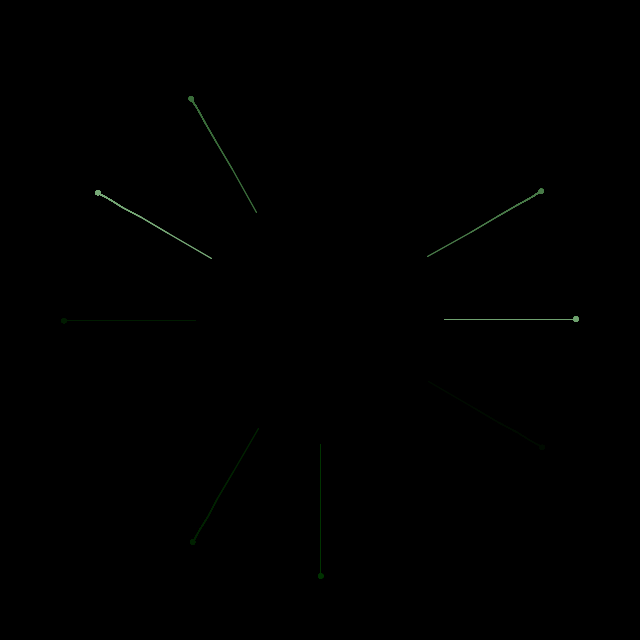
Frame 1 (no input)
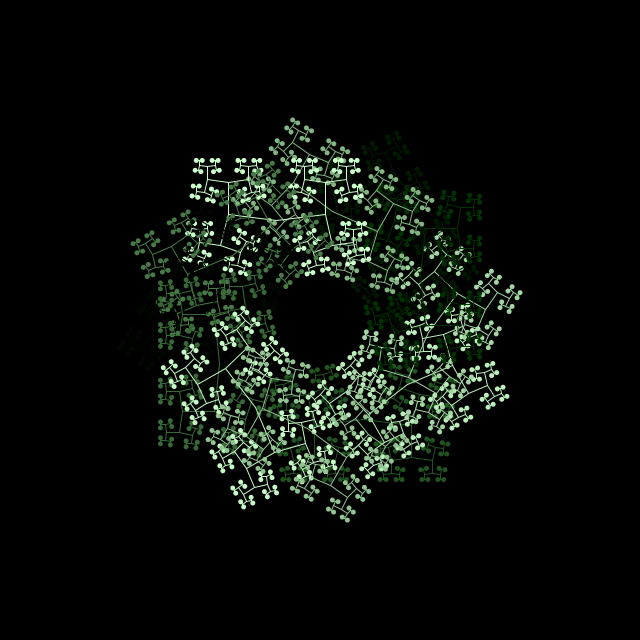
Frame 60 (the mouse pressed at the canvas centre just before this capture)
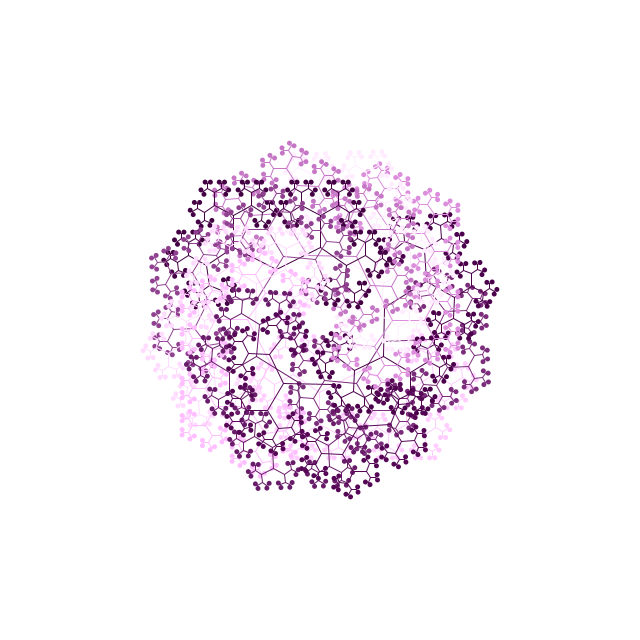
Frame 120 (the mouse held since frame 60 and released just before this capture)

The Processing sketch that drew these frames (run headless with seeded random() and noise(); from frame 60 on, the mouse is pressed at the canvas centre):

// Processing sketch: processing_157287
// ── processing_157287.pde

float num, pathR, pathG, pathB;
int backgroundColor = 0;
boolean doOnce = true;

void setup() {
  size(640, 640);
}

void draw() {
  background(backgroundColor);
  translate(width/2, height/2);
  for (int i = 0; i < 360; i+=30) {
    float x = sin(radians(i+frameCount)) * 50;
    float y = cos(radians(i+frameCount)) * 50;
    pushMatrix();
    translate(x, y);
    rotate(radians(-i));
    branch(75, i);
    popMatrix();
  }
  num+=0.02;
}


void branch(int l, int i) {
  float theta = sin(num)*90;

  line(0, 0, 0, l);
  translate(0, l);

  l *= 0.66;

  pathR = (((float)255/width)*mouseX+theta)+125*sin(i+num*3);
  pathG = (50+theta)+125*sin(i+num*3);
  pathB = (((float)255/height)*mouseY+theta)+125*sin(i+num*3);

  if (l > 2) {
    stroke(pathR, pathG, pathB);
    pushMatrix();
    rotate(radians(theta));
    branch(l, i);
    popMatrix(); 

    stroke(pathR, pathG, pathB);
    pushMatrix();
    rotate(-radians(theta));
    branch(l, i);
    popMatrix();
  } else {
    noStroke();
    fill(pathR, pathG, pathB);
    ellipse(0, 0, 5, 5);
  }
}

void mousePressed() {
  if (doOnce && backgroundColor == 255) {
    backgroundColor = 0;
    doOnce = false;
  }
  if (doOnce && backgroundColor == 0) {
    backgroundColor = 255;
    doOnce = false;
  }
}

void mouseReleased() {
  doOnce = true;
}
